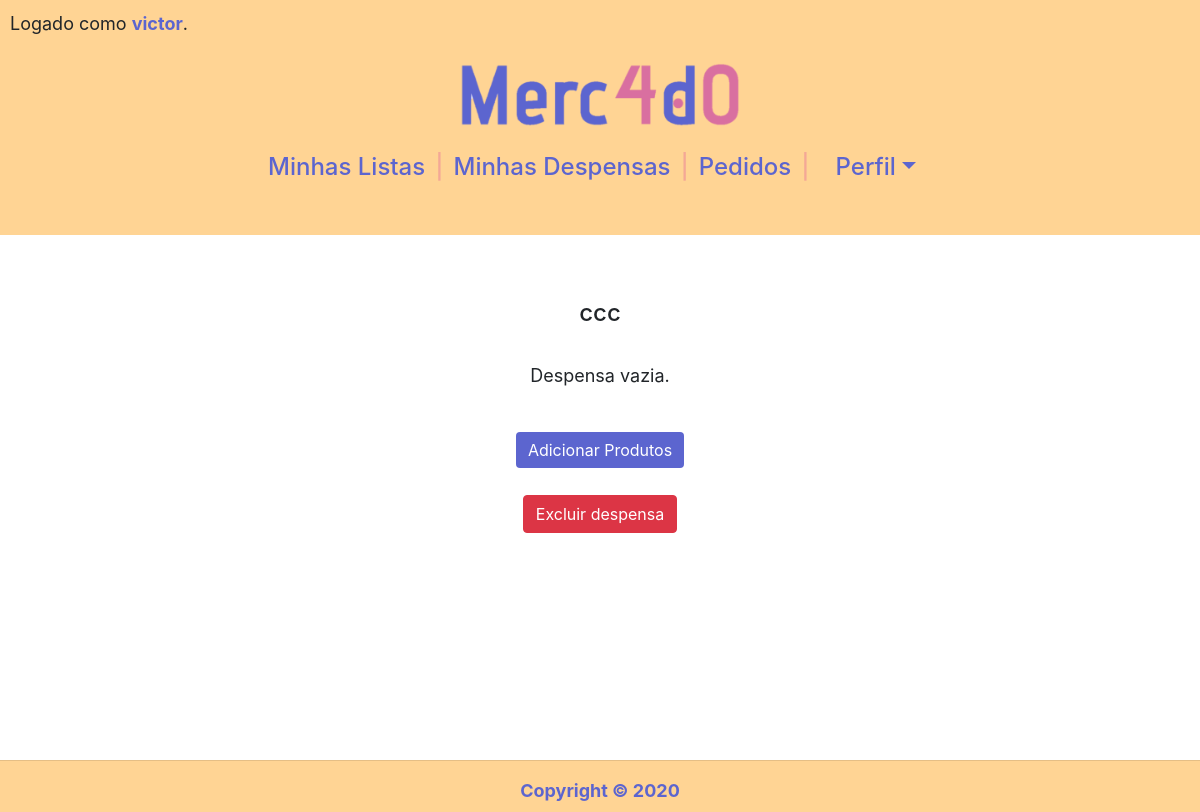
Before: /acompanhamento/10 (signed in) with the older database file.
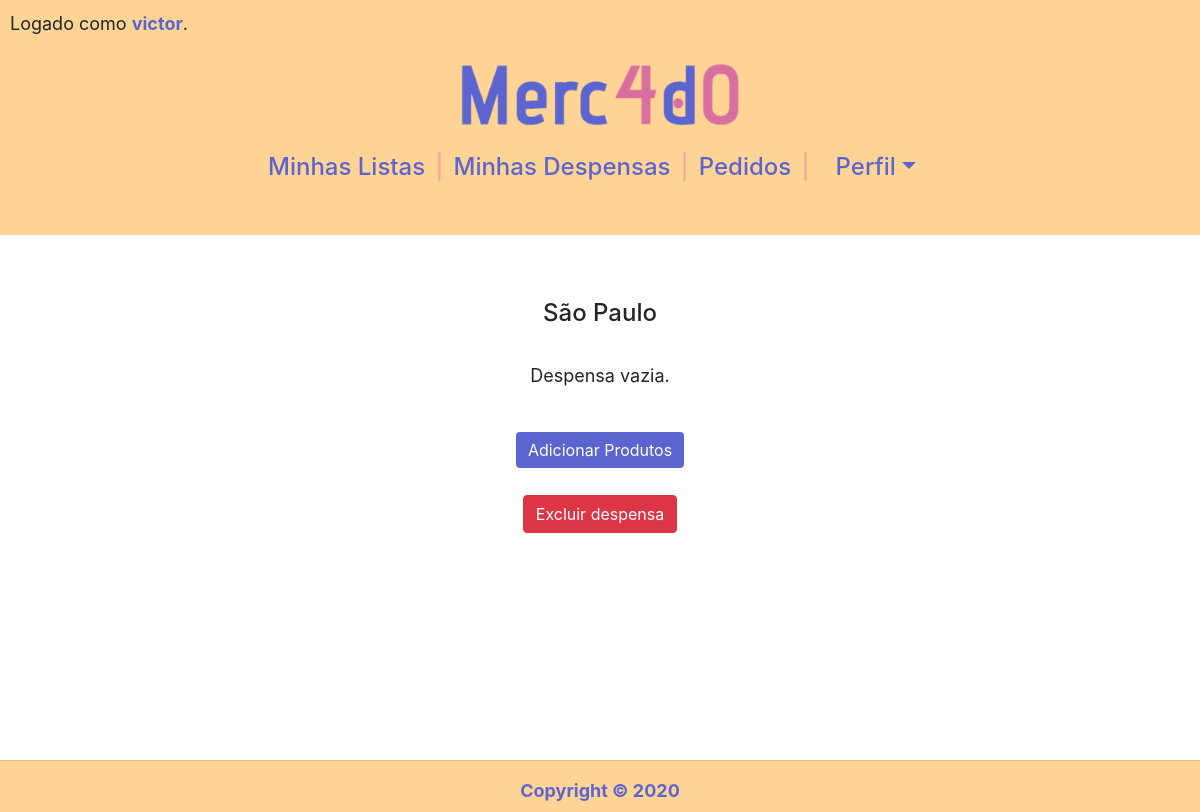
After: the same page with the newer database file.
### compras/models.py (models this page shows, shortened)
class Acompanhamento(models.Model):
    nome = models.CharField(max_length=50)
    usuario = models.ForeignKey(Usuario,
                                on_delete=models.CASCADE,
                                related_name="acompanhamentos")

### compras/views.py (the view, shortened to what this page needs)
# urls.py: path("acompanhamento/<int:id>", views.acompanhamento, name="acompanhamento"),
@login_required(login_url='login')
def acompanhamento(request, id):
    if request.method == "GET":
        produtos = (ProdutoAcompanhamento.objects.filter(acompanhamento=id).order_by('produto__nome'))
        nomeAcompanhamento = Acompanhamento.objects.get(pk=id).nome
        return render(request, 'compras/acompanhamento.html', {
            "produtos": produtos,
            "id": id,
            "nome": nomeAcompanhamento
        })

### compras/templates/compras/acompanhamento.html (shortened to what this page needs)
{% extends "compras/layout.html" %}
{% block body %}
    <h4>{{nome}}</h4>
    <br>
    {% if produtos %}
        <table class="table">
            <thead class="thead-light">
                <tr>
                    <th scope="col">Produto</th>
                    <th scope="col">Quantidade</th>
                    <th scope="col"></th>
                </tr>
            </thead>
            <tbody>
                {% for produto in produtos %}
                    <tr>
                        <td>{{ produto.produto.nome }}</td>
                        <td>{{ produto.quantidade }}</td>
                        <td>
                            <form action="{% url 'acompanhamento' id %}" method="post">
                                {% csrf_token %}
                                <input type="hidden" name="item" value="{{ produto.id }}">
                                <button type="submit" class="close" aria-label="Close">
                                    <span aria-hidden="true">&times;</span>
                                </button>
                            </form>
                        </td>
                    </tr>
                {% endfor %}
            </tbody>
        </table>
        <br><br>
    {% else %}
        <p>Despensa vazia.</p>
        <br>
    {% endif %}
    <form action="{% url 'acompanhamento' id %}" method="post">
        <input type="submit" class="btn btn-primary" value="Adicionar Produtos">
    </form>
    <br>
    <form action="{% url 'acompanhamento' id %}" method="post">
        <input type="submit" class="btn btn-danger" value="Excluir despensa">
    </form>
{% endblock %}

Changed rows visible on the page:
changed Acompanhamento: nome "ccc" → "São Paulo"
